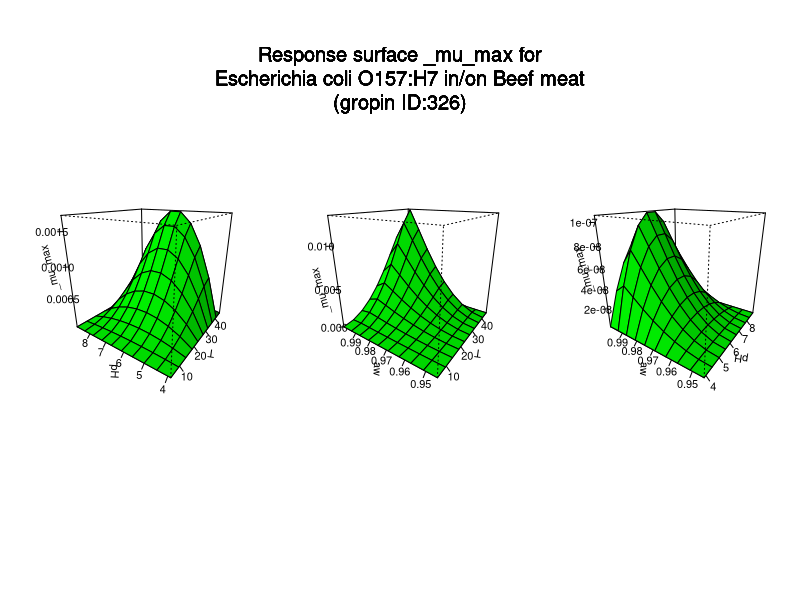

Write R code to recreate this figure.
#############################
# start of Parameter script
#############################
T <- seq(5.005,45.3546453546454,length.out=10)
pH <- seq(3.88388,8.9010989010989,length.out=10)
aw <- seq(0.944944,0.999000999000999,length.out=10)
#############################
# end of Parameter script
#############################
############################# 
# start of Model script Gropin ID 326 
#############################
 
# constant coefficients for this model
 
variables <- data.frame(T,pH,aw)
argumentsPar <- unique.data.frame(expand.grid(variables))
 
# heart of the model
response_surface <- function(T,pH,aw) {
   mumax <-4.5*(((T-45.4)*((T-5)^2))/((40.9-5)*((40.9-5)*(T-40.9)-(40.9-45.4)*(40.9+5-2*T))))*(((pH-8.91)*(pH-3.88))/((6.4-3.88)*(pH-6.4)-(6.4-8.91)*(3.88-pH)))*(((aw-1)*((aw-0.944)^2))/((0.996-0.944)*((0.996-0.944)*(aw-0.996)-(0.996-1)*(0.996+0.944-2*aw))))

	return(mumax=mumax)
} 

# output parameters
responseSurface <- cbind(argumentsPar,response_surface(argumentsPar['T'],argumentsPar['pH'],argumentsPar['aw']))
colnames(responseSurface) <- c(colnames(argumentsPar),'mumax')
#############################
# End of Model script
#############################
############################# 
# start of Visualisation script Gropin ID 326 
#############################
titleText <-'Response surface _mu_max for
Escherichia coli O157:H7 in/on Beef meat
(gropin ID:326)'
argPar1 <- unique.data.frame(expand.grid(T,pH))
argPar2 <- unique.data.frame(expand.grid(T,aw))
argPar3 <- unique.data.frame(expand.grid(pH,aw))
z1 <- matrix(unlist(response_surface(T = argPar1[1],pH = argPar1[2],aw = aw[1])),nrow=10)
z2 <- matrix(unlist(response_surface(T = argPar2[1],aw = argPar2[2],pH = pH[1])),nrow=10)
z3 <- matrix(unlist(response_surface(pH = argPar3[1],aw = argPar3[2],T = T[1])),nrow=10)
# adding precaution if response surface is zero
myZLim1 <- range(z1)
if(myZLim1[1] == myZLim1[2]) myZLim1[2] <- myZLim1[2]+1
myZLim2 <- range(z2)
if(myZLim2[1] == myZLim2[2]) myZLim2[2] <- myZLim2[2]+1
myZLim3 <- range(z3)
if(myZLim3[1] == myZLim3[2]) myZLim3[2] <- myZLim3[2]+1
if(length(T)>1 & length(pH)>1 & length(aw)>1) {
	par(mfrow = c(1,3))
	persp(T,pH,z1,col = 'green',xlab='T',ylab='pH',zlab='_mu_max',zlim=myZLim1,theta=305,phi=20,shade=0.25,ticktype = 'detailed')
	persp(T,aw,z2,col = 'green',xlab='T',ylab='aw',zlab='_mu_max',zlim=myZLim2,theta=305,phi=20,shade=0.25,ticktype = 'detailed')
	persp(pH,aw,z3,col = 'green',xlab='pH',ylab='aw',zlab='_mu_max',zlim=myZLim3,theta=305,phi=20,shade=0.25,ticktype = 'detailed')
	mtext(titleText,outer=T,  cex=1.2, line=-8.5, side=3)
} else {
		myPars <- unique.data.frame(expand.grid(T,pH,aw))
		myZ <-matrix(unlist(response_surface(myPars[,1],myPars[,2],myPars[,3])),nrow=10)
		myZLim <- range(myZ)
if(myZLim[1] == myZLim[2]) myZLim[2] <- myZLim[2]+1
	if(length(aw)==1) {
		persp(T,pH,myZ,col = 'green',xlab='T',ylab='pH',zlab='_mu_max',main=titleText,sub=paste('other variable: aw =',round(aw,digits = 2)),zlim=myZLim,theta=305,phi=20,shade=0.25,ticktype = 'detailed')
	}
	if(length(pH)==1) {
		persp(T,aw,myZ,col = 'green',xlab='T',ylab='aw',zlab='_mu_max',main=titleText,sub=paste('other variable: pH =',round(pH,digits = 2)),zlim=myZLim,theta=305,phi=20,shade=0.25,ticktype = 'detailed')
	}
	if(length(T)==1) {
		persp(pH,aw,myZ,col = 'green',xlab='pH',ylab='aw',zlab='_mu_max',main=titleText,sub=paste('other variable: T =',round(T,digits = 2)),zlim=myZLim,theta=305,phi=20,shade=0.25,ticktype = 'detailed')
	}
}
#############################
# End of Visualisation script
#############################
